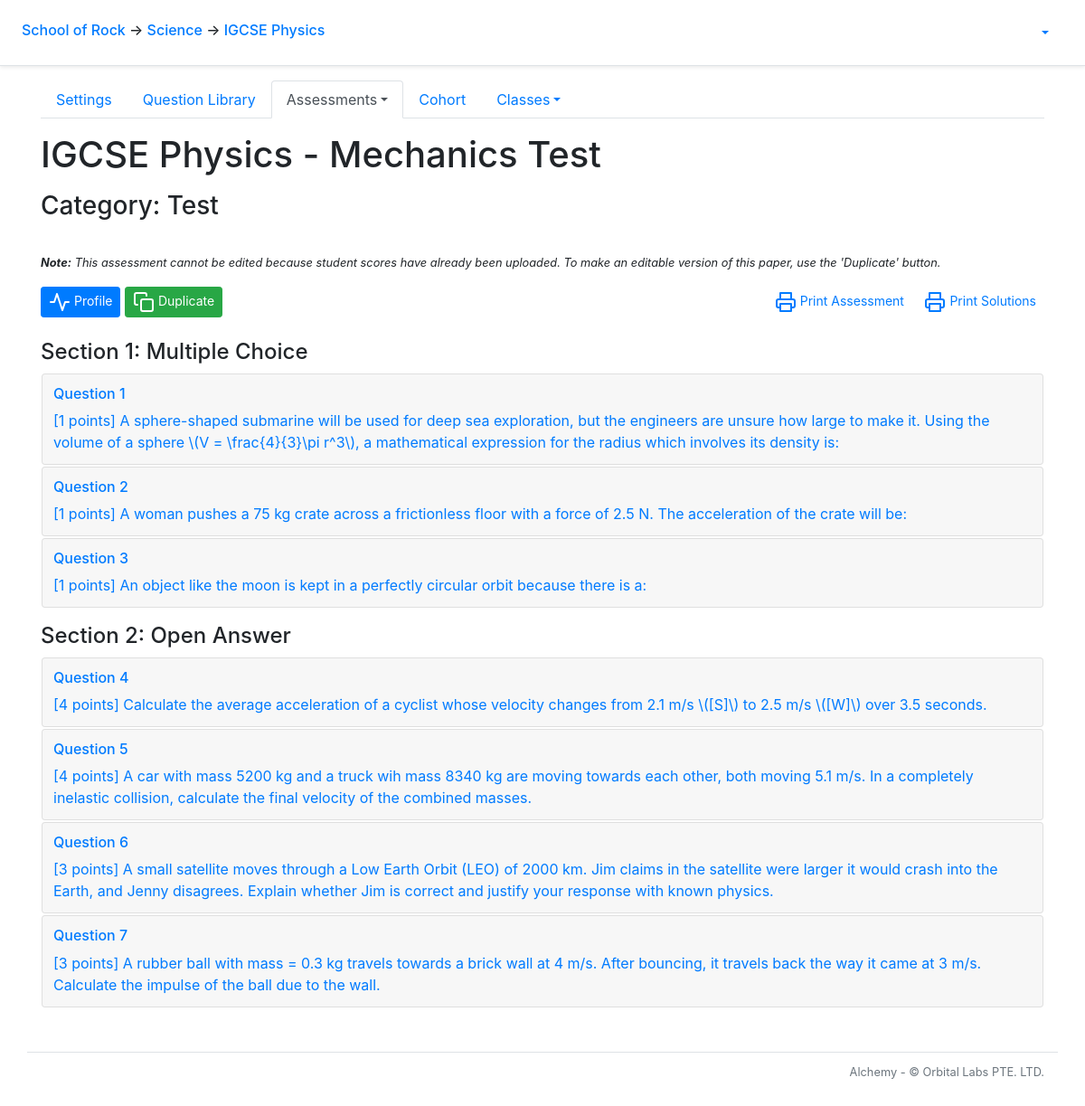
The page /course/1/paper/1/ on the database its author committed.
### alchemy/models.py (models this page shows, shortened)
class School(db.Model):
    __tablename__ = 'school'
    id = db.Column(db.Integer, primary_key=True)
    name = db.Column(db.String(50))
    departments = db.relationship('Department', backref='school')
    snapshots = db.relationship('Snapshot', backref='school')

class Department(db.Model):
    __tablename__ = 'department'
    id = db.Column(db.Integer, primary_key=True)
    name = db.Column(db.String(50))
    school_id = db.Column(db.Integer, db.ForeignKey('school.id'))
    courses = db.relationship('Course', backref='department')

class Course(db.Model):
    __tablename__ = 'course'
    id = db.Column(db.Integer, primary_key=True)
    name = db.Column(db.String(20), nullable=False)
    department_id = db.Column(db.Integer, db.ForeignKey('department.id'))
    questions = db.relationship('Question', backref = 'q_course')
    tags = db.relationship('Tag', backref='tag_course')
    clazzes = db.relationship('Clazz', backref='course')
    papers = db.relationship('Paper', backref='course')
    grade_levels = db.relationship('GradeLevel', backref='grade_levels')
    assessment_categories = db.relationship('AssessmentCategory', backref='assessment_categories')
    checkpoints = db.relationship('Checkpoint', backref='course')

class Paper(db.Model):
    __tablename__ = 'paper'
    id = db.Column(db.Integer, primary_key=True)
    title = db.Column(db.String(50), nullable=False)
    scores = db.relationship('Score', backref='paper')
    paper_questions = db.relationship('PaperQuestion',
            order_by='PaperQuestion.order_number',
            collection_class=ordering_list('order_number', count_from=1))
    course_id = db.Column(db.Integer, db.ForeignKey('course.id'))
    category_id = db.Column(db.Integer, db.ForeignKey('assessment_category.id'), nullable=False)
    category = db.relationship('AssessmentCategory', back_populates='papers')
    checkpoints = db.relationship('Checkpoint', secondary=checkpoints_papers, back_populates='papers')
    @sqlalchemy.orm.reconstructor
    def __paper_construct__(self):
        self.build_profile()
    def question_objects(self):
        question_objects_list = []
        for question in self.paper_questions:
            question_objects_list.append(question.question)
        return question_objects_list
    def has_mc_questions(self):
        has_mc_questions = False
        for question in self.question_objects():
            if question.is_multiple_choice():
                return True
        else:
            return False
    def has_oa_questions(self):
        has_oa_questions = False
        for question in self.question_objects():
            if not question.is_multiple_choice():
                return True
        else:
            return False
    def get_mc_paper_questions(self):
        return [paper_question for paper_question in self.paper_questions if paper_question.question.is_multiple_choice()]
    def build_profile(self):
        self.profile = paper_profile.PaperProfile()
        self.profile.total_questions = len(self.paper_questions)
        tag_list = []
        for pq in self.paper_questions:
            if len(pq.question.all_solutions) > 1:
                self.profile.total_mc_questions += 1
                self.profile.total_mc_points += pq.question.points
            elif len(pq.question.all_solutions) == 1:
                self.profile.total_oa_questions += 1
                self.profile.total_oa_points += pq.question.points
            else:
                pass
            self.profile.total_points += pq.question.points
            for tag in pq.question.tags:
                if tag not in tag_list:
                    tag_list.append(tag)
        if self.profile.total_mc_questions > 0:
            self.profile.has_mc_questions = True
        if self.profile.total_points != 0:
            self.profile.mcq_points_norm_ratio = round(self.profile.total_mc_points/self.profile.total_points*100, 1)
            self.profile.oaq_points_norm_ratio = round(self.profile.total_oa_points/self.profile.total_points*100, 1)
        for tag in tag_list:
            new_tag_profile = paper_profile.build_tag_profile(self, tag)
            new_tag_profile.calculate_q_percentage(self.profile)
            new_tag_profile.calculate_p_percentage(self.profile)
            self.profile.tag_profile_list.append(new_tag_profile)

class AssessmentCategory(db.Model):
    __tablename__ = 'assessment_category'
    id = db.Column(db.Integer, primary_key=True)
    name = db.Column(db.String())
    weight = db.Column(db.Float)
    course_id = db.Column(db.Integer, db.ForeignKey('course.id'), nullable=False)
    papers = db.relationship('Paper', back_populates='category')

class Question(db.Model):
    __tablename__ = 'question'
    id = db.Column(db.Integer, primary_key=True)
    content = db.Column(db.String(), nullable=False)
    all_solutions = db.relationship('Solution',
            backref="question",
            order_by='Solution.order_number',
            collection_class=ordering_list('order_number'))
    correct_solution_index = db.Column(db.Integer)
    points = db.Column(db.Float(), nullable=False)
    course_id = db.Column(db.Integer, db.ForeignKey('course.id'), nullable=False)
    tags = db.relationship('Tag', secondary=questions_tags, back_populates='questions')
    papers = db.relationship('PaperQuestion', back_populates='question')
    scores = db.relationship('Score', backref='question')
    image_id = db.Column(db.Integer, db.ForeignKey('image.id'))
    image = db.relationship("Image", back_populates='questions')
    def get_solution(self):
        if len(self.all_solutions) == 0:
            raise ValueError('all_solutions should never be empty')
        if len(self.all_solutions) == 1:
            return self.all_solutions[0]
        if self.correct_solution_index is None:
            print(f'Error, question {self.id} has multiple solution but no correct_solution_index')
            return None
        if self.correct_solution_index >= len(self.all_solutions):
            print(f'Error, question {self.id} has correct_solution_index={correct_solution_index} but only {len(self.all_solutions)} solutions')
            return None
        return self.all_solutions[self.correct_solution_index]
    def is_multiple_choice(self):
        return len(self.all_solutions) > 1
    def describe_solution(self, solution):
        for i in range(len(self.all_solutions)):
            if len(self.all_solutions)>1:
                if self.all_solutions[i] == solution:
                    label = string.ascii_uppercase[i]
                    return f'{label}) {solution.content}'
            else:
                if self.all_solutions[i] == solution:
                    return f'{solution.content}'
        return solution.content

class Solution(db.Model):
    __tablename__ = 'solution'
    id = db.Column(db.Integer, primary_key=True)
    question_id = db.Column(db.Integer, db.ForeignKey('question.id'))
    content = db.Column(db.String(), nullable=False)
    order_number = db.Column(db.Integer)

class Tag(db.Model):
    __tablename__ = 'tag'
    id = db.Column(db.Integer, primary_key=True)
    name = db.Column(db.String(120), nullable=False)
    course_id = db.Column(db.Integer, db.ForeignKey('course.id'), nullable=False)
    questions = db.relationship('Question', secondary=questions_tags, back_populates='tags')

class PaperQuestion(db.Model):
    __tablename__ = 'paper_question'
    paper_id = db.Column(db.Integer, db.ForeignKey('paper.id'), primary_key=True)
    question_id = db.Column(db.Integer, db.ForeignKey('question.id'), primary_key=True)
    order_number = db.Column(db.Integer)
    question = db.relationship('Question', back_populates='papers')
    paper = db.relationship('Paper', back_populates='paper_questions')

### alchemy/views/paper.py (the view)
@bp_paper.route('/', methods = ['GET', 'POST'])
@auth_manager.require_group
def index():
    if g.paper is None:
        paper_title = flask.request.form['paper_create_modal_new_title']
        category_id = flask.request.form['new_paper_category']
        paper = models.Paper(title = paper_title, course_id = g.course.id, category_id = category_id)
        db.session.add(paper)
        db.session.commit()
        g.paper = paper
        return render_edit_paper(paper)
    else:
        return flask.render_template('course/paper/index.html')

### alchemy/__init__.py (called while the page is built)
@application.template_filter('prettify_number')
def prettify_number(arg):
    if arg is None:
        return ''
    if type(arg) == float and int(arg) == arg:
        return int(arg)
    return arg

@application.template_filter('filter_open_answer_questions')
def filter_open_answer_questions(questions):
    return [q for q in questions if not q.is_multiple_choice()]

@application.template_filter('filter_mcqs')
def filter_open_answer_questions(questions):
    return [q for q in questions if q.is_multiple_choice()]

### alchemy/auth_manager.py (called while the page is built)
def auth_enabled():
    return False

def require_group(func):
    @functools.wraps(func)
    def deco(*args, **kwargs):
        if not auth_enabled():
            g.current_user = None
        elif flask_jwt_extended.verify_jwt_in_request(optional=True):
            g.current_user = flask_jwt_extended.get_current_user()
        else:
            flask.abort(401)
        return func(*args, **kwargs)
    return deco

### alchemy/views/clazz.py (called while the page is built)
@bp_clazz.url_defaults
def url_defaults(endpoint, values):
    if 'clazz_id' not in values:
        values['clazz_id'] = g.clazz.id

### alchemy/views/course.py (called while the page is built)
@bp_course.url_value_preprocessor
def url_value_preprocessor(endpoint, values):
    g.course = models.Course.query.get_or_404(values.pop('course_id'))
    g.department = models.Department.query.get_or_404(g.course.department_id)
    g.school = models.School.query.get_or_404(g.department.school_id)

@bp_course.url_defaults
def url_defaults(endpoint, values):
    if 'course_id' not in values:
        values['course_id'] = g.course.id

@bp_course.before_request
def before_request():
    if 'html_title' not in g:
        g.html_title = f'Course - {g.course.name}'

### alchemy/views/department.py (called while the page is built)
@bp_department.url_defaults
def bp_department_url_defaults(endpoint, values):
    if 'department_id' not in values:
        values['department_id'] = g.department.id

### alchemy/views/paper.py (called while the page is built)
@bp_paper.url_value_preprocessor
def url_value_preprocessor(endpoint, values):
    paper_id = int(values.pop('paper_id', 0))
    if paper_id ==  0:
        g.paper = None  # We are creating a new paper
    else:
        g.paper = models.Paper.query.get_or_404(paper_id)

@bp_paper.url_defaults
def url_defaults(endpoint, values):
    if 'paper_id' not in values:
        values['paper_id'] = g.paper.id if 'paper' in g else 0

@bp_paper.before_request
def before_request():
    if g.paper is None:
        g.html_title = f'{g.course.name} - New assessment'
    else:
        g.html_title = f'{g.course.name} - {g.paper.title}'

### alchemy/templates/course/paper/index.html (shortened to what this page needs)
{% extends "course/layout.html" %}
{% block course_main_content %}
<main role="main">
  <h1 class="my-3">{{ g.course.name }} - {{ g.paper.title }}</h1>
  <h3>Category: {{ g.paper.category.name }}</h3>
  <br>
  {% if (g.paper.scores | length) != 0 %}
  <p><small><em><b>Note:</b> This assessment cannot be edited because student scores have already been uploaded. To make an editable version of this paper, use the 'Duplicate' button.</em></small></p>
  {% endif %}
  <div class="d-flex p-0">
    <div class="flex-grow-1 bd-highlight">
      <button id="stats_toggle_button" onclick="toggle_sidebar()" role="button" aria-label="Open statistics" class="btn btn-primary btn-sm">
        <span data-feather="activity"></span>
        Profile
      </button>
      <a class="btn btn-success btn-sm" href="{{ url_for('course.paper.duplicate') }}" ><span data-feather="copy"></span> Duplicate </a>
    </div>
    <div class="bd-highlight">
      <a class="btn btn-link btn-sm" href="{{ url_for('course.paper.printable') }}" target="_blank"><span data-feather="printer"></span> Print Assessment</a>
      <a class="btn btn-link btn-sm" href="{{ url_for('course.paper.solutions_printable') }}" target="_blank"><span data-feather="printer"></span> Print Solutions</a>
    </div>
  </div>
  <div class="container p-0">
    <br>
    <div id="paper_questions_area" class="col p-0">
      {% include "course/paper/questions_list.html" %}
    </div>
  </div>
</main>
{% endblock course_main_content %}

### alchemy/templates/layout_start.html (shortened to what this page needs)
<!doctype html>
<html lang="en">
  <head>
      <link rel="stylesheet" href="https://stackpath.bootstrapcdn.com/bootstrap/4.5.0/css/bootstrap.min.css">
      <link rel="stylesheet" type="text/css" href="{{ url_for('static', filename='card-body.css') }}">
    </head>
    <body>
      <div class="p-3 px-md-4 mb-3 bg-white border-bottom shadow-sm">
        <div class="row justify-content-md-center">
          <div class="col d-flex align-items-baseline">
            <h6 class="mt-2 mr-3">
              {% if g.school %}
                <a href = "{{ url_for('school.index', school_id = g.school.id)}}">{{ g.school.name }}</a>
              {% else %}
                <b style="text-align: center;">Welcome to...</b>
              {% endif %}
              {% if g.department %}
                <span>&#8594;</span><a href = "{{ url_for('department.index', department_id = g.department.id) }}"> {{ g.department.name }}</a>
              {% endif %}
              {% if g.course %}
                <span>&#8594;</span><a href = "{{ url_for('course.index', course_id = g.course.id) }}"> {{ g.course.name }}</a>
              {% endif %}
            </h6>
          </div>
          <div class="col-md-auto d-flex align-items-baseline">
            {% if 'current_user' in g %}
            <ul class="nav nav-pills">
              <li class="nav-item dropdown">
                <a class="nav-link dropdown-toggle" data-toggle="dropdown" href="#" role="button" aria-haspopup="true" aria-expanded="false">{{ g.current_user.username }}</a>
              </li>
            </ul>
            {% endif %}
          </div>
        </div>
      </div>

### alchemy/templates/course/paper/questions_list.html (shortened to what this page needs)
{% import "course/paper/question_table_macro.html" as question_table %}
{% if g.paper.has_mc_questions() and g.paper.has_oa_questions() %}
<h4>Section 1: Multiple Choice</h4>
{{ question_table.render_questions_table(g.course.id, g.paper.id, g.paper.question_objects()|filter_mcqs, "mcq_solution_table") }}
<h4 class="mt-3">Section 2: Open Answer</h4>
{{ question_table.render_questions_table(g.course.id, g.paper.id, g.paper.question_objects()|filter_open_answer_questions, "open_answer_questions_table", g.paper.get_mc_paper_questions()|length) }}
{% endif %}

### rows shown on the page
School: school.name "School of Rock"
Department: department.name "Science"
Course: course.name "IGCSE Physics", render_questions_table|filter_mcqs "Question 1 [1 points] A sphere-shaped submarine will be used for deep sea exploration, but the engineers are unsure how large to make it. Using the volume of a sphere \\(V = \\frac{4}{3}\\pi r^3\\), a mathematical expression for the radius which involves its density is: Question 2 [1 points] A woman pushes a 75 kg crate across a frictionless floor with a force of 2.5 N. The acceleration of the crate will be: Question 3 [1 points] An object like the moon is kept in a perfectly circular orbit because there is a:"
Paper: paper "Mechanics Test"
AssessmentCategory: paper.category.name "Test"
